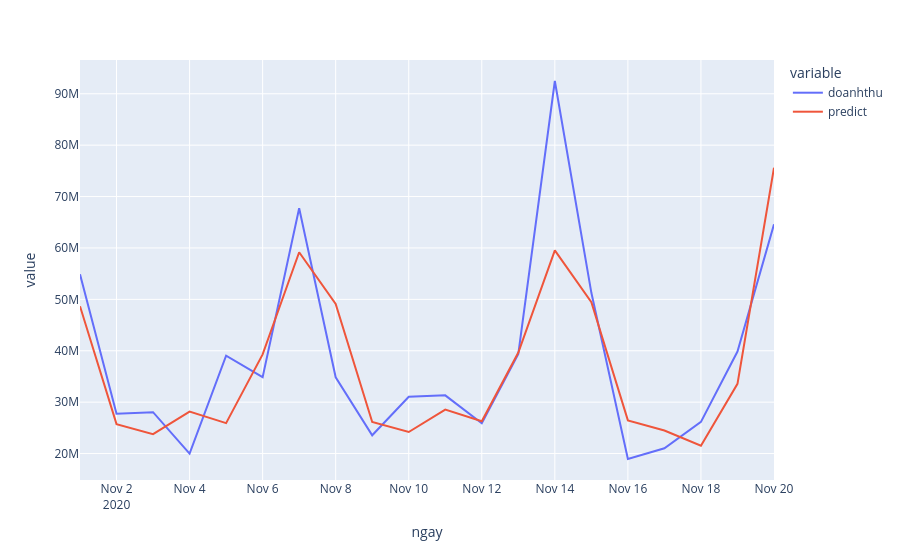

Notebook code cell kept with this figure:
### Code cell
fig = px.line(backtest_11, x="ngay", y=["doanhthu","predict"])
fig.show()

### Figure 1 — Plotly figure (JSON) as saved in the notebook; plotly's stock layout.template omitted (floating-point values rounded to 4 significant figures)
{"data": [{"hovertemplate": "variable=doanhthu<br>ngay=%{x}<br>value=%{y}<extra></extra>", "legendgroup": "doanhthu", "line": {"color": "#636efa", "dash": "solid"}, "mode": "lines", "name": "doanhthu", "orientation": "v", "showlegend": true, "type": "scatter", "x": ["2020-11-01T00:00:00", "2020-11-02T00:00:00", "2020-11-03T00:00:00", "2020-11-04T00:00:00", "2020-11-05T00:00:00", "2020-11-06T00:00:00", "2020-11-07T00:00:00", "2020-11-08T00:00:00", "2020-11-09T00:00:00", "2020-11-10T00:00:00", "2020-11-11T00:00:00", "2020-11-12T00:00:00", "2020-11-13T00:00:00", "2020-11-14T00:00:00", "2020-11-15T00:00:00", "2020-11-16T00:00:00", "2020-11-17T00:00:00", "2020-11-18T00:00:00", "2020-11-19T00:00:00", "2020-11-20T00:00:00"], "xaxis": "x", "y": [54882619, 27752024, 28052964, 19995998, 39053582, 34874555, 67727168, 34840000.0, 23559626, 31056785, 31322843, 25900885, 39372371, 92483016, 51270270, 18942512, 21024299, 26162152, 39852000, 64594314], "yaxis": "y"}, {"hovertemplate": "variable=predict<br>ngay=%{x}<br>value=%{y}<extra></extra>", "legendgroup": "predict", "line": {"color": "#EF553B", "dash": "solid"}, "mode": "lines", "name": "predict", "orientation": "v", "showlegend": true, "type": "scatter", "x": ["2020-11-01T00:00:00", "2020-11-02T00:00:00", "2020-11-03T00:00:00", "2020-11-04T00:00:00", "2020-11-05T00:00:00", "2020-11-06T00:00:00", "2020-11-07T00:00:00", "2020-11-08T00:00:00", "2020-11-09T00:00:00", "2020-11-10T00:00:00", "2020-11-11T00:00:00", "2020-11-12T00:00:00", "2020-11-13T00:00:00", "2020-11-14T00:00:00", "2020-11-15T00:00:00", "2020-11-16T00:00:00", "2020-11-17T00:00:00", "2020-11-18T00:00:00", "2020-11-19T00:00:00", "2020-11-20T00:00:00"], "xaxis": "x", "y": [48670000.0, 25720000.0, 23790000.0, 28160000.0, 25910000.0, 39300000.0, 59170000.0, 49100000.0, 26130000.0, 24190000.0, 28550000.0, 26290000.0, 39670000.0, 59520000.0, 49430000.0, 26460000.0, 24490000.0, 21540000.0, 33560000.0, 75620000.0], "yaxis": "y"}], "layout": {"legend": {"title": {"text": "variable"}, "tracegroupgap": 0}, "margin": {"t": 60}, "xaxis": {"anchor": "y", "domain": [0, 1], "title": {"text": "ngay"}}, "yaxis": {"anchor": "x", "domain": [0, 1], "title": {"text": "value"}}}}
